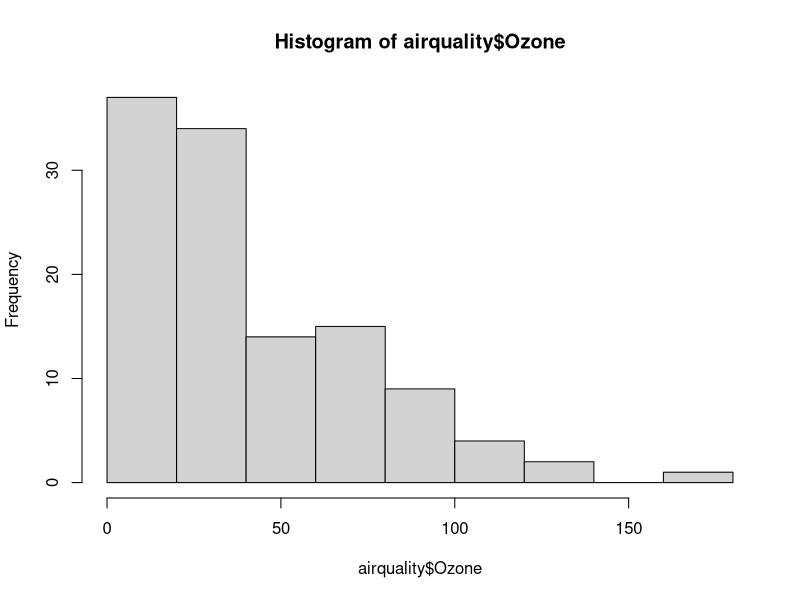
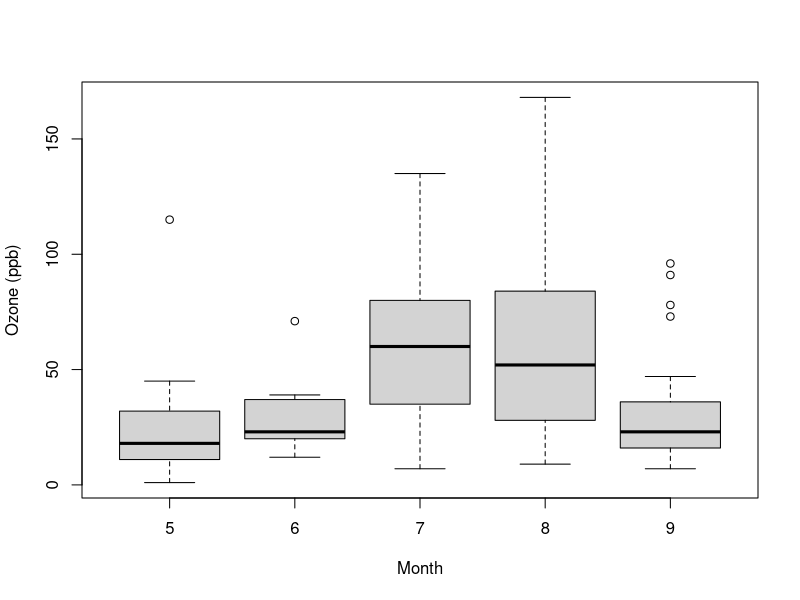
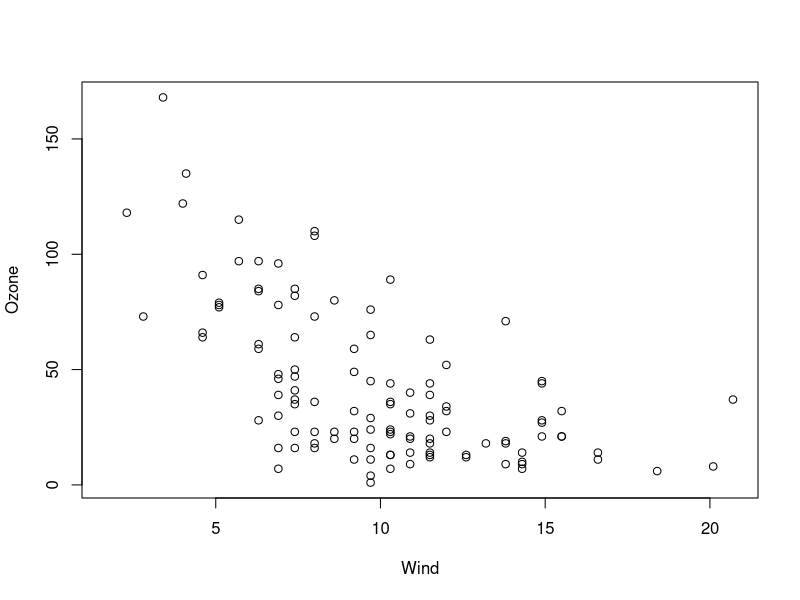
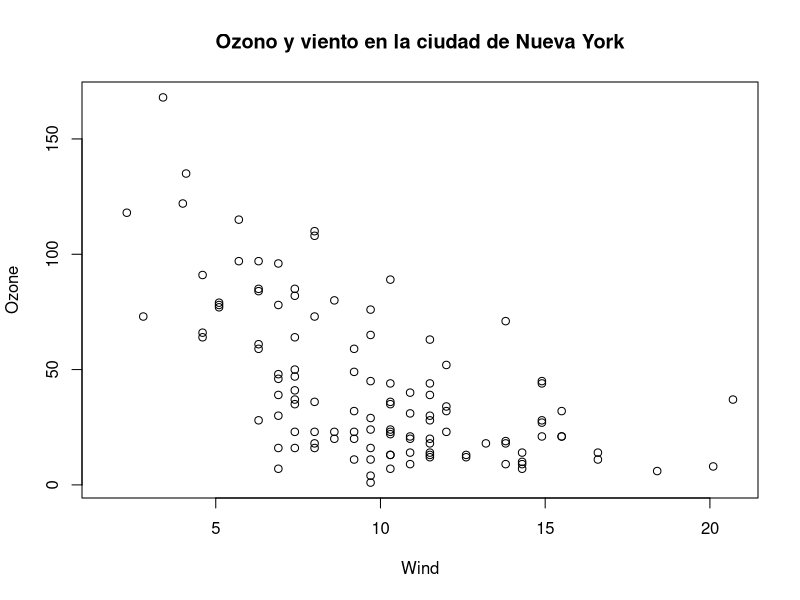
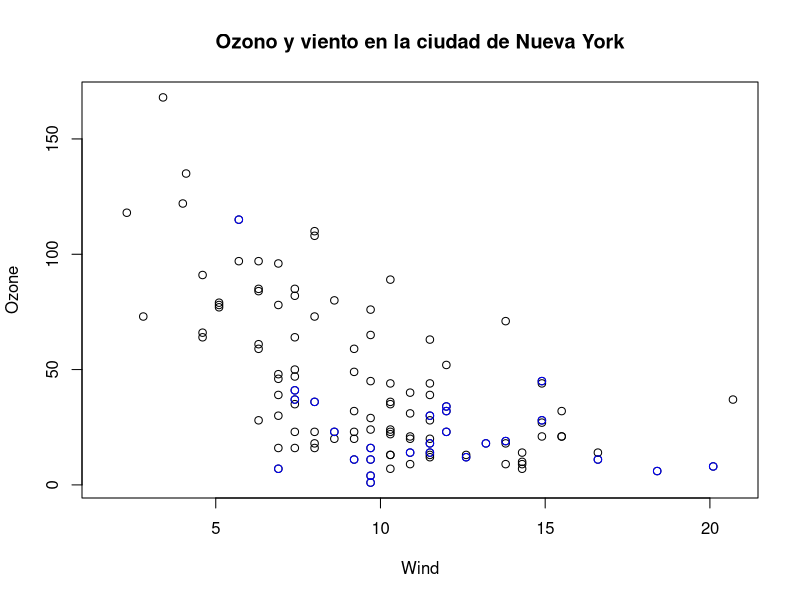
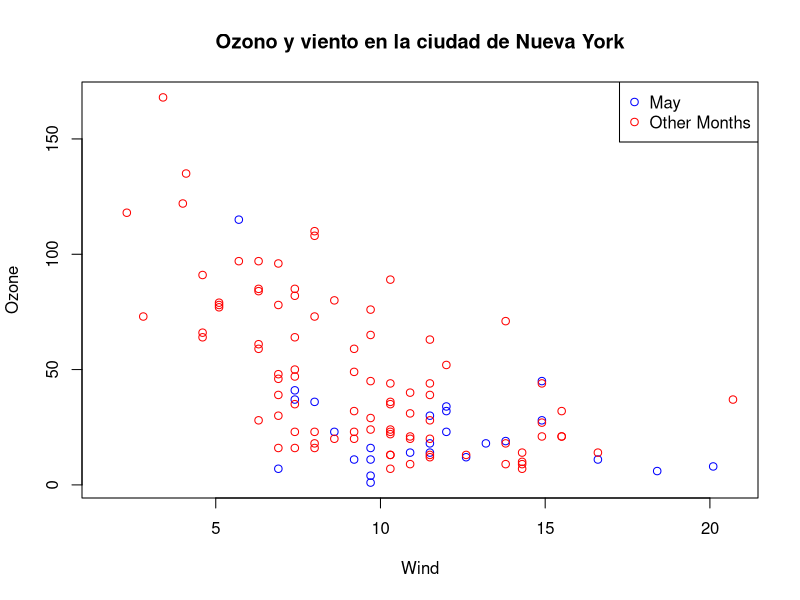
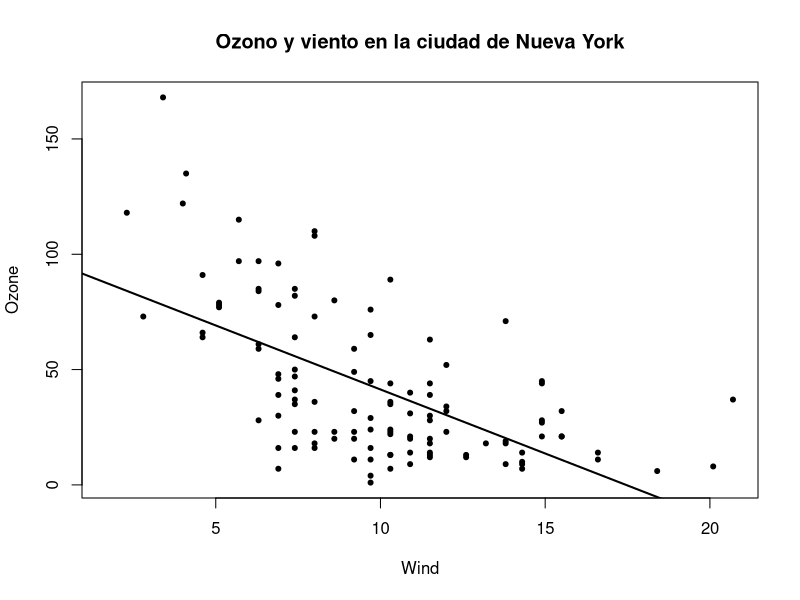
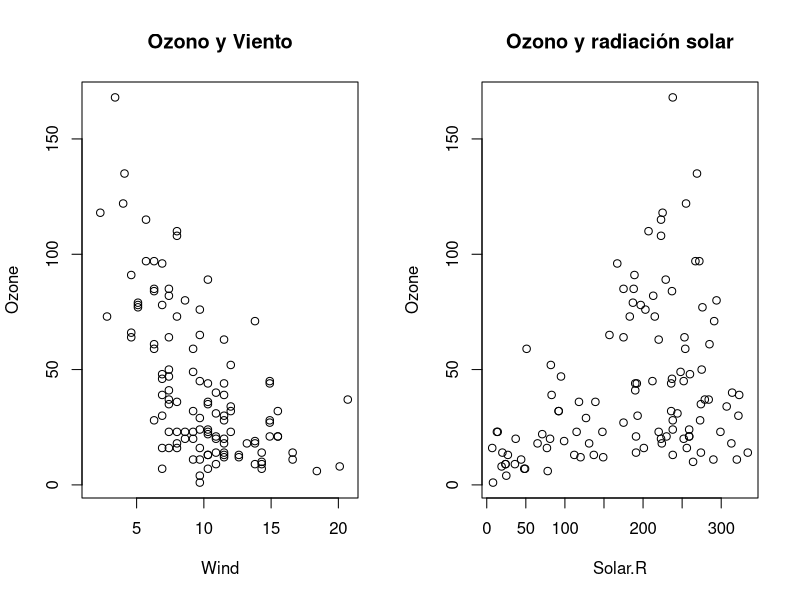

R code for these plots, in order:
## ---- chunk 1
knitr::opts_chunk$set(echo = TRUE)
## ---- chunk 2
knitr::opts_chunk$set(comment = NA, fig.path = "images/plotbase-", prompt = TRUE, collapse = TRUE)
## ---- chunk 3
library(datasets)
## Dibuja un nuevo gráfico en la pantalla del dispositivo
hist(airquality$Ozone)  
## ---- chunk 4
airquality <- transform(airquality, Month = factor(Month))
boxplot(Ozone ~ Month, airquality, xlab = "Month", ylab = "Ozone (ppb)")
## ---- chunk 5
with(airquality, plot(Wind, Ozone))
## ---- chunk 6
par("lty")
par("col")
par("pch")
## ---- chunk 7
par("bg")
par("mar")
par("mfrow")
## ---- chunk 8
library(datasets)
## Haz el gráfico inicial
with(airquality, plot(Wind, Ozone))
## Añade un título
title(main = "Ozono y viento en la ciudad de Nueva York")  
## ---- chunk 9
with(airquality, plot(Wind, Ozone, main = "Ozono y viento en la ciudad de Nueva York"))
with(subset(airquality, Month == 5), points(Wind, Ozone, col = "blue"))
## ---- chunk 10
with(airquality, plot(Wind, Ozone, main = "Ozono y viento en la ciudad de Nueva York", type = "n"))
with(subset(airquality, Month == 5), points(Wind, Ozone, col = "blue"))
with(subset(airquality, Month != 5), points(Wind, Ozone, col = "red"))
legend("topright", pch = 1, col = c("blue", "red"), legend = c("May", "Other Months"))
## ---- chunk 11
with(airquality, plot(Wind, Ozone, main = "Ozono y viento en la ciudad de Nueva York", pch = 20))
## Ajustar un modelo de regresión lineal simple
model <- lm(Ozone ~ Wind, airquality)
## Dibuja la línea de regresión en el gráfico
abline(model, lwd = 2)
## ---- chunk 12
par(mfrow = c(1, 2))
with(airquality, {
	plot(Wind, Ozone, main = "Ozono y Viento")
	plot(Solar.R, Ozone, main = "Ozono y radiación solar")
})
## ---- chunk 13
par(mfrow = c(1, 3), mar = c(4, 4, 2, 1), oma = c(0, 0, 2, 0))
with(airquality, {
	plot(Wind, Ozone, main = "Ozono y Viento")
	plot(Solar.R, Ozone, main = "Ozono y radiación solar")
	plot(Temp, Ozone, main = "Ozono y Temperatura")
	mtext("Ozono y tiempo en la ciudad de Nueva York", outer = TRUE)
})
## ---- chunk 14
par(c("mfrow", "mar"))
